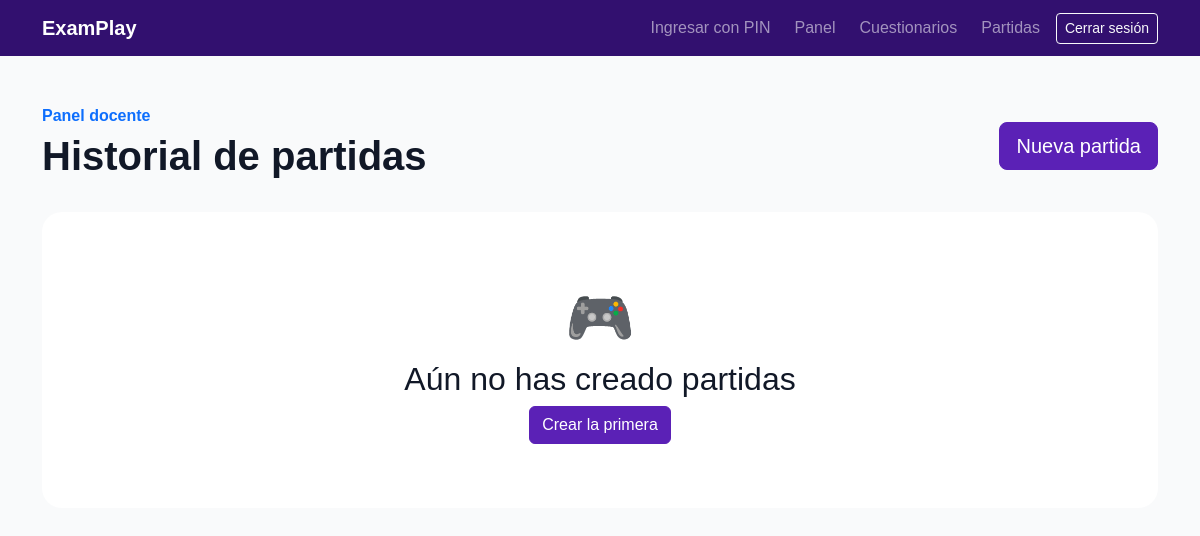
/partidas/historial/ (signed in), run on an earlier commit of the app's database.
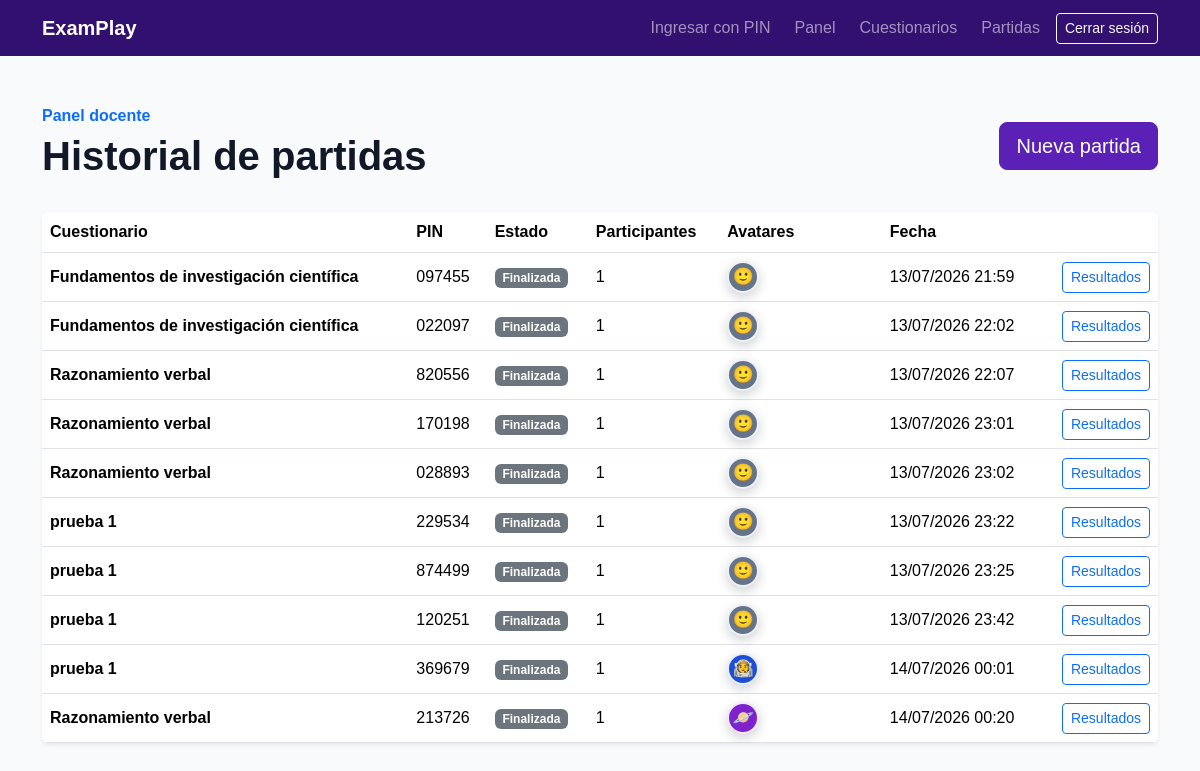
And on a later commit of the database.
### livegames/models.py (models this page shows, shortened)
class GameSession(models.Model):
    class Status(models.TextChoices):
        WAITING = "waiting", "Sala de espera"
        QUESTION = "question", "Pregunta activa"
        RESULTS = "results", "Resultados"
        FINISHED = "finished", "Finalizada"
    quiz = models.ForeignKey(Quiz, on_delete=models.PROTECT, related_name="game_sessions", verbose_name="Cuestionario")
    host = models.ForeignKey(settings.AUTH_USER_MODEL, on_delete=models.CASCADE, related_name="hosted_games", verbose_name="Docente anfitrión")
    pin = models.CharField(max_length=6, unique=True, db_index=True, verbose_name="PIN")
    status = models.CharField(max_length=12, choices=Status.choices, default=Status.WAITING, db_index=True, verbose_name="Estado")
    current_question = models.ForeignKey(Question, on_delete=models.SET_NULL, null=True, blank=True, related_name="active_in_games", verbose_name="Pregunta actual")
    question_started_at = models.DateTimeField(null=True, blank=True, verbose_name="Inicio de pregunta")
    projection_mode = models.BooleanField(
        default=False,
        verbose_name="Modo proyección",
        help_text="Oculta soluciones, estadísticas y clasificaciones en la pantalla en vivo del docente.",
    )
    created_at = models.DateTimeField(auto_now_add=True, verbose_name="Fecha de creación")
    started_at = models.DateTimeField(null=True, blank=True, verbose_name="Fecha de inicio")
    finished_at = models.DateTimeField(null=True, blank=True, verbose_name="Fecha de finalización")
    class Meta:
        ordering = ["-created_at"]
        verbose_name = "Partida"
        verbose_name_plural = "Partidas"

class Participant(models.Model):
    game = models.ForeignKey(GameSession, on_delete=models.CASCADE, related_name="participants", verbose_name="Partida")
    avatar = models.ForeignKey(
        Avatar,
        on_delete=models.PROTECT,
        related_name="participants",
        null=True,
        blank=True,
        verbose_name="Avatar",
        help_text="Puede estar vacío únicamente en participantes históricos creados antes del catálogo de avatares.",
    )
    nickname = models.CharField(max_length=30, verbose_name="Apodo")
    session_identifier = models.CharField(max_length=40, verbose_name="Identificador de sesión")
    score = models.PositiveIntegerField(default=0, verbose_name="Puntaje acumulado")
    joined_at = models.DateTimeField(auto_now_add=True, verbose_name="Fecha de ingreso")
    class Meta:
        ordering = ["-score", "joined_at"]
        verbose_name = "Participante"
        verbose_name_plural = "Participantes"
        constraints = [
            models.UniqueConstraint(Lower("nickname"), "game", name="unique_nickname_ci_per_game"),
            models.UniqueConstraint(fields=["game", "session_identifier"], name="unique_session_per_game"),
        ]

class Avatar(models.Model):
    class Category(models.TextChoices):
        ANIMAL = "animal", "Animales"
        OBJECT = "object", "Objetos"
        CHARACTER = "character", "Personajes"
    name = models.CharField(max_length=50, unique=True, verbose_name="Nombre")
    slug = models.SlugField(max_length=60, unique=True)
    category = models.CharField(max_length=12, choices=Category.choices, db_index=True, verbose_name="Categoría")
    symbol = models.CharField(max_length=12, verbose_name="Símbolo")
    background_color = models.CharField(
        max_length=7,
        default="#6D28D9",
        validators=[RegexValidator(r"^#[0-9A-Fa-f]{6}$", "Usa un color hexadecimal, por ejemplo #6D28D9.")],
        verbose_name="Color de fondo",
    )
    image = models.ImageField(upload_to="avatars/%Y/%m/", blank=True, verbose_name="Imagen personalizada")
    is_active = models.BooleanField(default=True, db_index=True, verbose_name="Disponible")
    order = models.PositiveSmallIntegerField(default=0, verbose_name="Orden")
    class Meta:
        ordering = ["category", "order", "name"]
        verbose_name = "Avatar"
        verbose_name_plural = "Avatares"

### quizzes/models.py (models this page shows, shortened)
class Quiz(models.Model):
    teacher = models.ForeignKey(
        settings.AUTH_USER_MODEL,
        on_delete=models.CASCADE,
        related_name="quizzes",
        verbose_name="Docente",
    )
    title = models.CharField(
        max_length=200,
        verbose_name="Título",
    )
    description = models.TextField(
        blank=True,
        verbose_name="Descripción",
    )
    is_active = models.BooleanField(
        default=True,
        verbose_name="Activo",
    )
    created_at = models.DateTimeField(
        auto_now_add=True,
        verbose_name="Fecha de creación",
    )
    updated_at = models.DateTimeField(
        auto_now=True,
        verbose_name="Última actualización",
    )
    class Meta:
        ordering = ["-created_at"]
        verbose_name = "Cuestionario"
        verbose_name_plural = "Cuestionarios"

### livegames/views.py (the view)
# urls.py: path("historial/", views.game_history, name="history"),
@login_required
def game_history(request):
    games = (
        GameSession.objects.filter(host=request.user)
        .select_related("quiz")
        .annotate(participant_total=Count("participants"))
        .prefetch_related(Prefetch("participants", queryset=Participant.objects.select_related("avatar").order_by("joined_at")))
    )
    return render(request, "livegames/game_history.html", {"games": games})

### templates/livegames/game_history.html (shortened to what this page needs)
{% extends "base.html" %}
{% block content %}
<section class="py-5"><div class="container">
  <div class="d-flex flex-wrap justify-content-between align-items-center mb-4"><div><p class="text-primary fw-semibold mb-1">Panel docente</p><h1 class="display-6 fw-bold">Historial de partidas</h1></div><a href="{% url 'livegames:create' %}" class="btn btn-primary btn-lg">Nueva partida</a></div>
  {% if games %}
    <div class="table-responsive card border-0 shadow-sm"><table class="table align-middle mb-0"><thead><tr><th>Cuestionario</th><th>PIN</th><th>Estado</th><th>Participantes</th><th>Avatares</th><th>Fecha</th><th></th></tr></thead><tbody>
      {% for game in games %}<tr><td><strong>{{ game.quiz.title }}</strong></td><td>{{ game.pin }}</td><td><span class="badge {% if game.status == 'finished' %}text-bg-secondary{% else %}text-bg-success{% endif %}">{{ game.get_status_display }}</span></td><td>{{ game.participant_total }}</td><td><div class="avatar-stack" aria-label="Avatares de participantes">{% for item in game.participants.all|slice:':5' %}{% include "livegames/_avatar.html" with avatar=item.avatar size="xs" %}{% empty %}<span class="text-muted">—</span>{% endfor %}{% if game.participant_total > 5 %}<span class="avatar-stack-more">+{{ game.participant_total|add:'-5' }}</span>{% endif %}</div></td><td>{{ game.created_at|date:'d/m/Y H:i' }}</td><td class="text-end">{% if game.status == 'finished' %}<a href="{% url 'livegames:results' game.pk %}" class="btn btn-sm btn-outline-primary">Resultados</a>{% else %}<a href="{% url 'livegames:host_room' game.pk %}" class="btn btn-sm btn-primary">Abrir sala</a>{% endif %}</td></tr>{% endfor %}
    </tbody></table></div>
  {% else %}
    <div class="empty-state text-center"><div class="empty-state-icon">🎮</div><h2>Aún no has creado partidas</h2><a href="{% url 'livegames:create' %}" class="btn btn-primary">Crear la primera</a></div>
  {% endif %}
</div></section>
{% endblock %}

### templates/livegames/_avatar.html
{% if avatar and avatar.image %}
  <span class="participant-avatar avatar-{{ size|default:'md' }}" title="{{ avatar.name }}">
    <img src="{{ avatar.image.url }}" alt="Avatar {{ avatar.name }}">
  </span>
{% elif avatar %}
  <span class="participant-avatar avatar-{{ size|default:'md' }}" style="--avatar-bg: {{ avatar.background_color }}" title="{{ avatar.name }}" role="img" aria-label="Avatar {{ avatar.name }}">
    <span aria-hidden="true">{{ avatar.symbol }}</span>
  </span>
{% else %}
  <span class="participant-avatar avatar-{{ size|default:'md' }} avatar-fallback" title="Avatar histórico" role="img" aria-label="Avatar no disponible"><span aria-hidden="true">🙂</span></span>
{% endif %}

What changed in the data, as far as the page shows it:
added GameSession: quiz "Fundamentos de investigación científica", pin "097455", status "Finalizada", participant_total "1", created_at "13/07/2026 21:59", shows "Resultados"
added GameSession: quiz "Fundamentos de investigación científica", pin "022097", status "Finalizada", participant_total "1", created_at "13/07/2026 22:02", shows "Resultados"
added GameSession: quiz "Razonamiento verbal", pin "820556", status "Finalizada", participant_total "1", created_at "13/07/2026 22:07", shows "Resultados"
added GameSession: quiz "Razonamiento verbal", pin "170198", status "Finalizada", participant_total "1", created_at "13/07/2026 23:01", shows "Resultados"
added GameSession: quiz "Razonamiento verbal", pin "028893", status "Finalizada", participant_total "1", created_at "13/07/2026 23:02", shows "Resultados"
added GameSession: quiz "prueba 1", pin "229534", status "Finalizada", participant_total "1", created_at "13/07/2026 23:22", shows "Resultados"
added GameSession: quiz "prueba 1", pin "874499", status "Finalizada", participant_total "1", created_at "13/07/2026 23:25", shows "Resultados"
added GameSession: quiz "prueba 1", pin "120251", status "Finalizada", participant_total "1", created_at "13/07/2026 23:42", shows "Resultados"
added GameSession: quiz "prueba 1", pin "369679", status "Finalizada", participant_total "1", created_at "14/07/2026 00:01", shows "Resultados"
added Avatar: symbol "🧑‍🚀"
added GameSession: quiz "Razonamiento verbal", pin "213726", status "Finalizada", participant_total "1", created_at "14/07/2026 00:20", shows "Resultados"
added Avatar: symbol "🪐"
Also different on the page:
text no longer shown: "🎮 Aún no has creado partidas Crear la primera"
text now shown: "Cuestionario PIN Estado Participantes Avatares Fecha"
